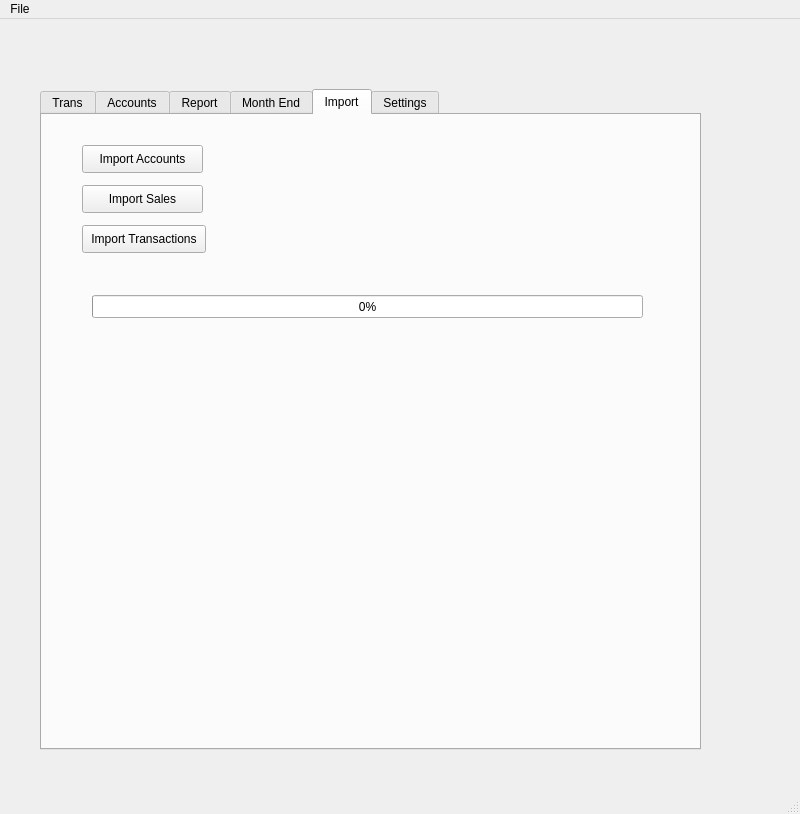
<?xml version="1.0" encoding="UTF-8"?>
<ui version="4.0">
 <class>MainWindow</class>
 <widget class="QMainWindow" name="MainWindow">
  <property name="geometry">
   <rect>
    <x>0</x>
    <y>0</y>
    <width>800</width>
    <height>814</height>
   </rect>
  </property>
  <property name="windowTitle">
   <string>MainWindow</string>
  </property>
  <widget class="QWidget" name="centralwidget">
   <widget class="QTabWidget" name="tabWorkArea">
    <property name="geometry">
     <rect>
      <x>40</x>
      <y>70</y>
      <width>661</width>
      <height>661</height>
     </rect>
    </property>
    <property name="tabPosition">
     <enum>QTabWidget::North</enum>
    </property>
    <property name="currentIndex">
     <number>4</number>
    </property>
    <widget class="QWidget" name="tab">
     <attribute name="title">
      <string>Trans</string>
     </attribute>
     <layout class="QFormLayout" name="formLayout_2">
      <item row="0" column="0">
       <widget class="QLabel" name="label_8">
        <property name="text">
         <string>Account Name</string>
        </property>
       </widget>
      </item>
      <item row="1" column="0">
       <widget class="QLabel" name="label_9">
        <property name="text">
         <string>Date</string>
        </property>
       </widget>
      </item>
      <item row="2" column="0">
       <widget class="QLabel" name="label_10">
        <property name="text">
         <string>Amount</string>
        </property>
       </widget>
      </item>
      <item row="1" column="1">
       <widget class="QLineEdit" name="leTransDate"/>
      </item>
      <item row="2" column="1">
       <widget class="QLineEdit" name="leTransAmount"/>
      </item>
      <item row="3" column="0">
       <widget class="QPushButton" name="pbTransSave">
        <property name="text">
         <string>Save</string>
        </property>
       </widget>
      </item>
      <item row="0" column="1">
       <widget class="QComboBox" name="cbTransAccount"/>
      </item>
      <item row="4" column="0">
       <widget class="QPushButton" name="pbClearTransactionForm">
        <property name="text">
         <string>Clear</string>
        </property>
       </widget>
      </item>
     </layout>
    </widget>
    <widget class="QWidget" name="tab_2">
     <attribute name="title">
      <string>Accounts</string>
     </attribute>
     <layout class="QFormLayout" name="formLayout">
      <item row="0" column="0">
       <widget class="QLabel" name="label_3">
        <property name="text">
         <string>Account Name</string>
        </property>
       </widget>
      </item>
      <item row="1" column="0">
       <widget class="QLabel" name="label_4">
        <property name="text">
         <string>Category</string>
        </property>
       </widget>
      </item>
      <item row="2" column="0">
       <widget class="QLabel" name="label_5">
        <property name="text">
         <string>Budget</string>
        </property>
       </widget>
      </item>
      <item row="3" column="0">
       <widget class="QLabel" name="label_6">
        <property name="text">
         <string>Auto Pay Amount</string>
        </property>
       </widget>
      </item>
      <item row="4" column="0">
       <widget class="QLabel" name="label_7">
        <property name="text">
         <string>Income/expense</string>
        </property>
       </widget>
      </item>
      <item row="2" column="1">
       <widget class="QLineEdit" name="leBudgetAmount"/>
      </item>
      <item row="3" column="1">
       <widget class="QLineEdit" name="leAutoPayAmount"/>
      </item>
      <item row="4" column="1">
       <widget class="QLineEdit" name="leIcomeExpenseFlag"/>
      </item>
      <item row="5" column="0">
       <widget class="QPushButton" name="pbSaveAccount">
        <property name="text">
         <string>Save</string>
        </property>
       </widget>
      </item>
      <item row="0" column="1">
       <widget class="QComboBox" name="cbAccount">
        <property name="editable">
         <bool>true</bool>
        </property>
       </widget>
      </item>
      <item row="1" column="1">
       <widget class="QComboBox" name="cbCategory">
        <property name="editable">
         <bool>true</bool>
        </property>
       </widget>
      </item>
      <item row="6" column="0">
       <widget class="QPushButton" name="pbClearAccountForm">
        <property name="text">
         <string>Clear</string>
        </property>
       </widget>
      </item>
     </layout>
    </widget>
    <widget class="QWidget" name="tab_3">
     <attribute name="title">
      <string>Report</string>
     </attribute>
     <widget class="QPushButton" name="pbAccountsReport">
      <property name="geometry">
       <rect>
        <x>10</x>
        <y>10</y>
        <width>181</width>
        <height>28</height>
       </rect>
      </property>
      <property name="text">
       <string>Accounts Report</string>
      </property>
     </widget>
     <widget class="QPushButton" name="pbThisPeriodReport">
      <property name="geometry">
       <rect>
        <x>200</x>
        <y>10</y>
        <width>181</width>
        <height>28</height>
       </rect>
      </property>
      <property name="text">
       <string>This Period Report</string>
      </property>
     </widget>
     <widget class="QPushButton" name="pbSalesbyPeriodReport">
      <property name="geometry">
       <rect>
        <x>390</x>
        <y>10</y>
        <width>181</width>
        <height>28</height>
       </rect>
      </property>
      <property name="text">
       <string>Sales by Period Report</string>
      </property>
     </widget>
     <widget class="QTextEdit" name="teReport">
      <property name="geometry">
       <rect>
        <x>10</x>
        <y>50</y>
        <width>561</width>
        <height>541</height>
       </rect>
      </property>
     </widget>
    </widget>
    <widget class="QWidget" name="tab_4">
     <attribute name="title">
      <string>Month End</string>
     </attribute>
     <widget class="QLineEdit" name="leNewPeriod">
      <property name="geometry">
       <rect>
        <x>40</x>
        <y>40</y>
        <width>113</width>
        <height>22</height>
       </rect>
      </property>
     </widget>
     <widget class="QLabel" name="label">
      <property name="geometry">
       <rect>
        <x>40</x>
        <y>10</y>
        <width>91</width>
        <height>16</height>
       </rect>
      </property>
      <property name="text">
       <string>New Period</string>
      </property>
     </widget>
     <widget class="QPushButton" name="pbCreateNewPeriod">
      <property name="geometry">
       <rect>
        <x>40</x>
        <y>80</y>
        <width>131</width>
        <height>28</height>
       </rect>
      </property>
      <property name="text">
       <string>Create New Period</string>
      </property>
     </widget>
    </widget>
    <widget class="QWidget" name="tab_5">
     <attribute name="title">
      <string>Import</string>
     </attribute>
     <widget class="QPushButton" name="pbImportAccounts">
      <property name="geometry">
       <rect>
        <x>40</x>
        <y>30</y>
        <width>121</width>
        <height>28</height>
       </rect>
      </property>
      <property name="text">
       <string>Import Accounts</string>
      </property>
     </widget>
     <widget class="QPushButton" name="pbImportSales">
      <property name="geometry">
       <rect>
        <x>40</x>
        <y>70</y>
        <width>121</width>
        <height>28</height>
       </rect>
      </property>
      <property name="text">
       <string>Import Sales</string>
      </property>
     </widget>
     <widget class="QPushButton" name="pbImportTrans">
      <property name="geometry">
       <rect>
        <x>40</x>
        <y>110</y>
        <width>124</width>
        <height>28</height>
       </rect>
      </property>
      <property name="text">
       <string>Import Transactions</string>
      </property>
     </widget>
     <widget class="QProgressBar" name="pbImport">
      <property name="geometry">
       <rect>
        <x>50</x>
        <y>180</y>
        <width>551</width>
        <height>23</height>
       </rect>
      </property>
      <property name="value">
       <number>0</number>
      </property>
     </widget>
    </widget>
    <widget class="QWidget" name="tab_6">
     <attribute name="title">
      <string>Settings</string>
     </attribute>
     <layout class="QFormLayout" name="formLayout_3">
      <item row="0" column="0">
       <widget class="QLabel" name="label_2">
        <property name="text">
         <string>Current Period</string>
        </property>
       </widget>
      </item>
      <item row="0" column="1">
       <widget class="QLineEdit" name="lePeriod"/>
      </item>
      <item row="1" column="0">
       <widget class="QPushButton" name="pbsaveSettings">
        <property name="text">
         <string>Save</string>
        </property>
       </widget>
      </item>
     </layout>
    </widget>
   </widget>
  </widget>
  <widget class="QMenuBar" name="menubar">
   <property name="geometry">
    <rect>
     <x>0</x>
     <y>0</y>
     <width>800</width>
     <height>26</height>
    </rect>
   </property>
   <widget class="QMenu" name="menuFile">
    <property name="title">
     <string>File</string>
    </property>
    <addaction name="actionExit"/>
   </widget>
   <addaction name="menuFile"/>
  </widget>
  <widget class="QStatusBar" name="statusbar"/>
  <action name="actionExit">
   <property name="text">
    <string>Exit</string>
   </property>
  </action>
 </widget>
 <resources/>
 <connections/>
</ui>
